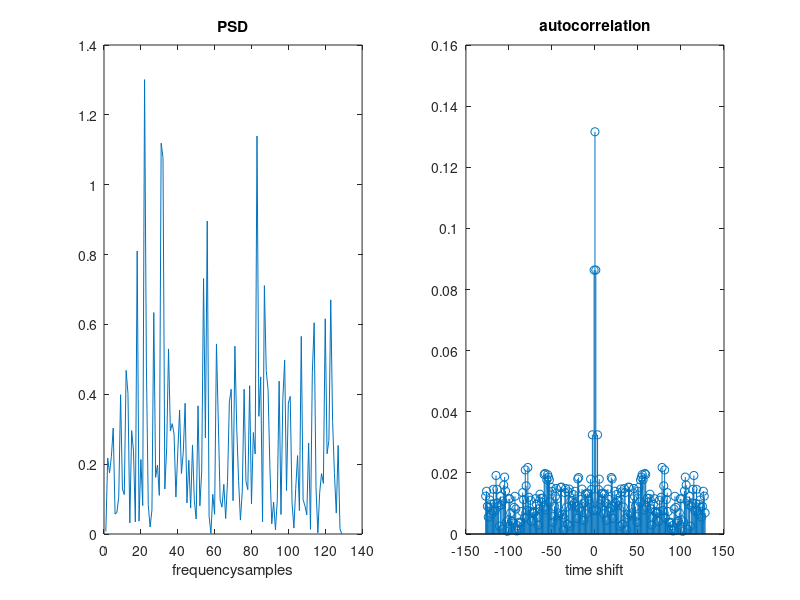

Write MATLAB code to recreate this figure.
% Program to plot PSD and Autocorrelation of White Gaussian Random Process
pkg load statistics
y=normrnd(0,1,1,200); %generates 200 samples ,mean=0 std deviation =1
size(y) % allow to determine size of variable y
y
Gy=periodogram(y); % Returns periodogram (PSD) of y
size(Gy)
Gy
Ry=abs(ifft(Gy,256));% computes ifft and control size of transform by 256
size(Ry) % allow to determine size of variable Ry
Ry
Ry=[Ry(130:256)' Ry(1:129)']
size(Ry)
Ry
t=-127:1:128; % Defining time shift for auto correlation function Ry
t
figure
subplot(1,2,1)
plot(Gy)
xlabel('frequencysamples');
title('PSD')
subplot(1,2,2)
stem(t,Ry)
xlabel('time shift')
title('autocorrelation')